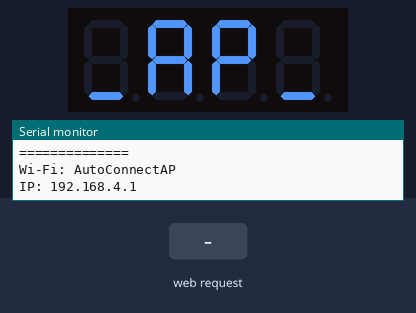
This sketch was run on a simulated ESP8266 (NodeMCU). On the bench: 4-digit seven-segment display, the last lines printed to the serial monitor. The test bench sets the inputs (shaded band). WiFi joins after 1.5 s; servers stay silent unless stated; network time is answered at once with the bench clock; the local clock reads 2024-03-15 10:24:30 at power-on unless the sketch sets it; EEPROM starts erased.

Above: at 0.1 s.
At 1.8 s:
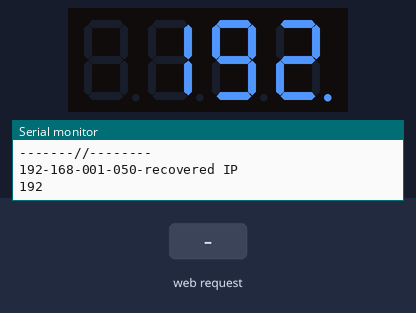
At 16.1 s:
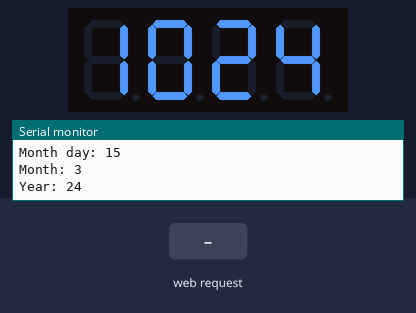
16.2 s: HTTP request GET /vara/on received
17.7 s: HTTP request GET /vara/off received
19.2 s: HTTP request GET /TZplus received
Timing chart, 0 to 22.2 s (numbered marks = the images above; inputs shaded):
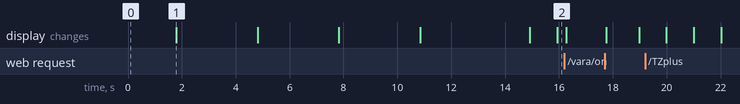

The sketch:

ntp_clock_webcontrol_TM1637_1a3.ino
```cpp
// based on NTP clock with ESP8266 on commom chatode 7 segment led display with webpage control -  https://github.com/tehniq3/NTPclock_7seg_cc
// used base schematic from http://www.valvewizard.co.uk/iv18clock.html
// NTP clock, used info from // https://lastminuteengineers.com/esp8266-ntp-server-date-time-tutorial/
// NTP info: https://randomnerdtutorials.com/esp8266-nodemcu-date-time-ntp-client-server-arduino/
// changed for common cathode multiplexed led display by Nicu FLORICA (niq_ro)
// added real temperature and humidity measurements with DHT22
// added 12-hour format - https://en.wikipedia.org/wiki/12-hour_clock
// added web control for Daylight Saving Time (or summer time) - https://github.com/tehniq3/NTP_DST_ESP8266
// added web control for TimeZome: https://nicuflorica.blogspot.com/2021/02/ceas-gps-cu-reglaj-ora-locala-4.html
// added WiFi Manager, see http://nicuflorica.blogspot.com/2019/10/configurare-usoara-conectare-la-retea.html
// display IP on led display
// changed also by Nicu FLORICA (niq_ro) to TM1637 display in 15.10.2022, Craiova
// display state AP or IP in TM1637 display for easy know the IP of local control webpage (eg: 192.168.3.1)
// v.1a2a4 - small updates for issue at date chamge after change TimeZone or DST
// v.1a3 - solved issue with special TimeZone (-9., 2.75,etc)
// v.1a3a - corrected changes from 23:59 to 0:00 (sometimes remains 20:00)and reading data every hour


#include <EEPROM.h>
#include <DS3231.h>       // For the DateTime object, originally was planning to use this RTC module: https://www.arduino.cc/reference/en/libraries/ds3231/
#include <NTPClient.h>
#include <ESP8266WiFi.h>
#include <WiFiUdp.h>
#include <DNSServer.h>
#include <ESP8266WebServer.h>
#include <WiFiManager.h>  //https://github.com/tzapu/WiFiManager
#include <TM1637Display.h>     // library from https://github.com/avishorp/TM1637

#define CLK 12 // GPIO12 = D6                       // Define the connections pins:
#define DIO 14 // GPIO14 = D5
// Definitions using https://randomnerdtutorials.com/esp8266-pinout-reference-gpios/

TM1637Display display = TM1637Display(CLK, DIO);              // Create display object of type TM1637Display:

float TIMEZONE = 0; // Define your timezone to have an accurate clock (hours with respect to GMT +2)
// "PST": -7
// "MST": -6
// "CST": -5
// "EST": -4
// "GMT": 0

int timezone0 = 16;
int timezone1 = 0;
float diferenta[38] = {-12., -11.,-10.,-9.5,-9.,-8.,-7.,-6.,-5.,-4.,-3.5,-3.,-2.,-1.,0,
                      1.,2.,3.,3.5,4.,4.5,5.,5.5,5.75,6.,6.5,7.,8.,8.75,9.,9.5,10.,10.5,
                      11.,12.,12.75,13.,14};   // added manualy by niq_ro
#define adresa  100  // adress for store the
byte zero = 0;  // variable for control the initial read/write the eeprom memory

const long utcOffsetInSeconds =  2*3600;  // +3 hour

// Define NTP Client to get time
WiFiUDP ntpUDP;
NTPClient timeClient(ntpUDP, "pool.ntp.org", utcOffsetInSeconds);


// Definitions using https://randomnerdtutorials.com/esp8266-pinout-reference-gpios/

// DST State
byte DST = 0;
byte DST0 = 0;
String oravara = ""; //

int ora, minut, secunda, rest;
int ora0, minut0;
byte ziua, luna, an;
unsigned long ceas = 0;
unsigned long ceas0 = 0;
unsigned long tpcitire = 0;

byte citire = 0;
byte citire2 = 0;
byte refres = 0;

unsigned long epochTime;
byte tensHour, unitsHour, tensMin, unitsMin, tensSec, unitsSec;

String ip = "";
byte lungip = 0;
int aipi[20];

int citire3 = 0; // variable to read data

int A,B,H;
byte pm =0;
byte h1224;  // 12/24-hour format
byte h12240 = 0;
String formatora = "";
byte stergere = 0;

// Web Host
String header; // Variable to store the HTTP request
unsigned long currentTime = millis(); // Current time
unsigned long previousTime = 0; // Previous time
const long timeoutTime = 2000; // Define timeout time in milliseconds (example: 2000ms = 2s)

// Hour State
// * DateTime objects cannot be modified after creation, so I get the current DateTime and use it to create the default 7AM alarm *
DateTime today = DateTime(timeClient.getEpochTime());

WiFiServer server(80); // Set web server port number to 80

int aipi2[4][4];
int aipi0[4][4]= {1,9,2,0,
                  1,6,8,0,
                  0,0,4,0,
                  0,0,1,0};
int j, k;

const uint8_t AP[] = {
  SEG_D ,                                           // _
  SEG_A | SEG_B | SEG_C | SEG_E | SEG_F | SEG_G,    // A
  SEG_A | SEG_B | SEG_E | SEG_F | SEG_G,            // P
  SEG_D                                             // _
  };

void setup(){
  EEPROM.begin(512);  //Initialize EEPROM  - http://www.esp8266learning.com/read-and-write-to-the-eeprom-on-the-esp8266.php
  Serial.begin(115200);   // Setup Arduino serial connection
  Serial.println(" ");
  Serial.println("-------------------");

  display.clear(); // Clear the display:

  Serial.println("-----clock------");

zero = EEPROM.read(adresa - 1); // variable for write initial values in EEPROM
if (zero != 16)
{
EEPROM.write(adresa - 1, 16);  // zero
EEPROM.write(adresa, timezone0); // time zone (0...37 -> -12...+12) // https://en.wikipedia.org/wiki/Coordinated_Universal_Time
EEPROM.write(adresa + 1, 1);  // 0 => winter time, 1 => summer time
EEPROM.write(adresa + 2, 0);  // 0 => auto 12/24-hour format, 1 => 12-hour format, 2 - 24-hour format
EEPROM.commit();    //Store data to EEPROM
}

// read EEPROM memory;
timezone0 = EEPROM.read(adresa);  // timezone +12
timezone1 = timezone0;
TIMEZONE = (float)diferenta[timezone0];  // convert in hours
DST = EEPROM.read(adresa+1);
DST0 = DST;
h1224 = EEPROM.read(adresa+2);

if (h1224 > 3) h1224 = 0;  // if hour format is invalit set to "auto"
if (h1224 == 0) formatora = " auto  ";
if (h1224 == 1) formatora = "12-hour";
if (h1224 == 2) formatora = "24-hour";

if (DST == 0) oravara = "off";
else oravara = "on";
Serial.println("==============");
Serial.print("TimeZone: ");
Serial.print(TIMEZONE);
Serial.print(" / ");
Serial.println(diferenta[timezone0]);
Serial.print("DST: ");
Serial.println(DST);
Serial.println("==============");

//WiFiManager
  //Local intialization. Once its business is done, there is no need to keep it around
  WiFiManager wifiManager;

Serial.println("Wi-Fi: AutoConnectAP");
Serial.println("IP: 192.168.4.1     ");

display.setBrightness(2);                   // Set the brightness:
//BRIGHT_TYPICAL = 2, BRIGHT_DARKEST = 0,BRIGHTEST = 7;

display.clear();

display.setSegments(AP);
delay(100);

Serial.println("------- ");

  //reset settings - for testing
  //wifiManager.resetSettings();

  //sets timeout until configuration portal gets turned off
  //useful to make it all retry or go to sleep
  //in seconds
  wifiManager.setTimeout(180);

  //fetches ssid and pass and tries to connect
  //if it does not connect it starts an access point with the specified name
  //here  "AutoConnectAP"
  //and goes into a blocking loop awaiting configuration
  if(!wifiManager.autoConnect("AutoConnectAP")) {
    Serial.println("failed to connect and hit timeout");
    delay(3000);
    //reset and try again, or maybe put it to deep sleep
    ESP.reset();
    delay(5000);
  }

  //if you get here you have connected to the WiFi
  Serial.println("connected...yeey :)");

    // Print local IP address
  Serial.println("\nWiFi connected.");
  Serial.println("IP address: ");
  Serial.println(WiFi.localIP());

ip = WiFi.localIP().toString();
lungip = ip.length();

 Serial.print(lungip);
 Serial.println("chars");

aipi[lungip+1];

j = 3;
k = 3;

for (byte i=lungip; i>0; i--)
{
  if (ip[i] == '.')
  {
    aipi[i] = 18;
    j--;
    k = 3;
    Serial.print(".");
  }
  aipi2[j][k] = ip[i] - 48;
  Serial.print(ip[i] - 48);
  Serial.print(" j = ");
  Serial.print(j);
  Serial.print(" k  = ");
  Serial.print(k);
 Serial.println(" ");
  k--;
 delay(1);
}

aipi2[0][0] = ip[0]-48;  //ASCII table
Serial.print(ip[0]);
Serial.print(" j = ");
Serial.print(0);
Serial.print(" k  = ");
Serial.print(0);
Serial.println(" ");

Serial.println("-------//--------");

//delay(2000);

for (byte j=0; j<4; j++)
{
 for (byte k=0; k<3; k++)
{
Serial.print(aipi2[j][k]);
delay(4);
}
Serial.print("-");
}
Serial.println("recovered IP");
//delay(3000);

display.setBrightness(2);                   // Set the brightness:
//BRIGHT_TYPICAL = 2, BRIGHT_DARKEST = 0,BRIGHTEST = 7;

  display.clear();

k = 0;
for (byte j=0; j<4; j++)
{
A = 100*aipi2[j][k] + 10*aipi2[j][k+1]+aipi2[j][k+2];
Serial.println(A);
display.showNumberDecEx(A, 0b00010000 , false, 4, 0);
delay(3000);

}


  timeClient.begin();
  if (DST == 1)
  timeClient.setTimeOffset((TIMEZONE+1)*3600); // Offset time from the GMT standard
  else
  timeClient.setTimeOffset(TIMEZONE*3600); // Offset time from the GMT standard
  timeClient.update(); // Update the latest time from the NTP server
  server.begin(); // Start web server!

iaOra();
delay(1000);
iaData();
display.clear();
}

void loop(){

  timeClient.update(); // Update the latest time from the NTP server
  WiFiClient client = server.available();   // Listen for incoming clients

  if (client) {                             // If a new client connects,
    Serial.println("New Client.");          // print a message out in the serial port
    String currentLine = "";                // make a String to hold incoming data from the client
    currentTime = millis();
    previousTime = currentTime;
    while (client.connected() && currentTime - previousTime <= timeoutTime) { // loop while the client is connected
      currentTime = millis();
      if (client.available()) {             // if there's bytes to read from the client,
        char c = client.read();             // read a byte, then
        Serial.write(c);                    // print it out the serial monitor
        header += c;
        if (c == '\n') {                    // if the byte is a newline character
          if (currentLine.length() == 0) { // If the current line is blank, you got two newline characters in a row. That's the end of the client HTTP request, so send a response:
            client.println("HTTP/1.1 200 OK"); // HTTP headers always start with a response code (e.g. HTTP/1.1 200 OK)
            client.println("Content-type:text/html"); // and a content-type so the client knows what's coming, then a blank line:
            client.println("Connection: close");
            client.println();

            if (header.indexOf("GET /vara/on") >= 0) { // If the user clicked the alarm's on button
              Serial.println("Daylight saving time (DST) was activated !");
              oravara = "on";
              display.clear();
              timeClient.setTimeOffset((TIMEZONE+1)*3600); // Offset time from the GMT standard
              client.println("<meta http-equiv='Refresh' content=0;url=//" + WiFi.localIP().toString()+ ":80/>");
              iaOra();
            }
            else if (header.indexOf("GET /vara/off") >= 0) { // If the user clicked the alarm's off button
              Serial.println("Daylight saving time (DST) was deactivated !");
              oravara = "off";
              display.clear();
              timeClient.setTimeOffset((TIMEZONE+0)*3600); // Offset time from the GMT standard
              client.println("<meta http-equiv='Refresh' content=0;url=//" + WiFi.localIP().toString()+ ":80/>");
              iaOra();
            }
              if (header.indexOf("GET /TZplus") >= 0) { // If the user clicked the TimeZone change button
              Serial.println("TimeZone was changed !");
              timezone0 = timezone0 + 1;
              display.clear();
              if (timezone0 > 37) timezone0 = 0;
              TIMEZONE = (float)diferenta[timezone0];  // convert in hours
              timeClient.setTimeOffset((TIMEZONE+DST)*3600); // Offset time from the GMT standard
            client.println("<meta http-equiv='Refresh' content=0;url=//" + WiFi.localIP().toString()+ ":80/>");
            }

            if (header.indexOf("GET /TZminus") >= 0) { // If the user clicked the TimeZone change button
              Serial.println("TimeZone was changed !");
              timezone0 = timezone0 - 1;
              display.clear();
              if (timezone0 < 0) timezone0 = 37;
              TIMEZONE = (float)diferenta[timezone0];  // convert in hours
              timeClient.setTimeOffset((TIMEZONE+DST)*3600); // Offset time from the GMT standard
              client.println("<meta http-equiv='Refresh' content=0;url=//" + WiFi.localIP().toString()+ ":80/>");
            }

            if (header.indexOf("GET /HourFormat") >= 0) { // If the user clicked the HourFormat change button
              Serial.println("HourFormat was changed !");
              h1224 = h1224 + 1;
              display.clear();
              if (h1224 > 2) h1224 = 0;
              if (h1224 == 0) formatora = " auto  ";
              if (h1224 == 1) formatora = "12-hour";
              if (h1224 == 2) formatora = "24-hour";
              client.println("<meta http-equiv='Refresh' content=0;url=//" + WiFi.localIP().toString()+ ":80/>");
            }

              if (header.indexOf("GET /Refreshinfo") >= 0) { // If the user clicked the "Refresh Info" button
              Serial.println("Clock was updated !");
            //  client.println("<meta http-equiv='Refresh' content=0; url=//" + WiFi.localIP().toString()+ ":80/>");
            }

            else if (header.indexOf("GET /time") >= 0) { // If the user submitted the time input form
              // Strip the data from the GET request
              int index = header.indexOf("GET /time");
              String timeData = header.substring(index + 15, index + 22);
              display.clear();

              Serial.println(timeData);
              // Update our alarm DateTime with the user selected time, using the current date.
              // Since we just compare the hours and minutes on each loop, I do not think the day or month matters.
              DateTime temp = DateTime(timeClient.getEpochTime());
         //     client.println("<meta http-equiv='Refresh' content=0;url=//" + WiFi.localIP().toString()+ ":80/>");
            }


            // Display the HTML web page
            // Head
            client.println("<!DOCTYPE html><html>");
            client.println("<head><meta name=\"viewport\" content=0\"width=device-width, initial-scale=1\">");
            client.println("<link rel=\"icon\" href=\"data:,\">");
            client.println("<link rel=\"stylesheet\" href=\"//stackpath.bootstrapcdn.com/bootstrap/4.4.1/css/bootstrap.min.css\">"); // Bootstrap
          //  client.println("<meta http-equiv='Refresh' content=0;url=//" + WiFi.localIP().toString()+ ":80/>");
            client.println("</head>");

            // Body
            client.println("<body>");
            client.println("<h1 class=\"text-center mt-3\"NTP / DSP Clock</h1>"); // Title

            // Current Time
            client.print("<h1 class=\"text-center\">");
            client.print(timeClient.getFormattedTime());
            client.println("</h1>");
            client.print("<h4 class=\"text-center\">");
            client.print("(last update for clock)");
            client.println("<a href=\"/Refreshinfo\"><button class=\"btn btn-sm btn-warning\">Refresh info (clock)</button></a></p>");
            client.println("</h4>");
            client.println("</br>");
            client.println("</br>");

            // Display current state, and ON/OFF buttons for DST
            client.println("<h2 class=\"text-center\">Daylight Saving Time - " + oravara + "</h2>");
            if (oravara=="off") {
              client.println("<p class=\"text-center\"><a href=\"/vara/on\"><button class=\"btn btn-sm btn-danger\">ON</button></a></p>");
              DST = 0;
            }
            else {
              client.println("<p class=\"text-center\"><a href=\"/vara/off\"><button class=\"btn btn-success btn-sm\">OFF</button></a></p>");
              DST = 1;
            }

            // Display TimeZone state, and button for increase TimeZone
            client.println("<h2 class=\"text-center\">TimeZone = " + String(TIMEZONE) + "</h2>");
            client.println("<p class=\"text-center\"><a href=\"/TZminus\"><button class=\"btn btn-sm btn-info\">decrease TimeZone (-)</button></a>");
            client.println("<a href=\"/TZplus\"><button class=\"btn btn-sm btn-warning\">increase TimeZone (+)</button></a></p>");

            // Display 12/24-hour format state, and button for increase 12/24-hout format
            client.println("<h2 class=\"text-center\">HourFormat = " + formatora + "</h2>");

            client.println("<p class=\"text-center\"><a href=\"/HourFormat\"><button class=\"btn btn-sm btn-info\">change 12/24-hour format</button></a></p>");

            client.println("</body></html>");
            client.println(); // The HTTP response ends with another blank line
            break; // Break out of the while loop

          } else { // if you got a newline, then clear currentLine
            currentLine = "";
          }
        } else if (c != '\r') {  // if you got anything else,
          currentLine += c;      // add it to the end of the currentLine
        }
      }
    }

    header = ""; // Clear the header variable
    client.stop(); // Close the connection
    Serial.println("Client disconnected.");
    Serial.println("");
  }

if(DST == 1)
timeClient.setTimeOffset((TIMEZONE+1)*3600); // Offset time from the GMT standard
else
timeClient.setTimeOffset(TIMEZONE*3600); // Offset time from the GMT standard

if (millis() - tpcitire > 1000)
{
iaOra();
tpcitire = millis();
}

if ((minut == 0) and (citire3 == 0))  // read day, mounth and year every hour
{
iaData();
citire3 = 1;
display.clear();
}
if ((minut > 1) and (citire3 == 1))  // reseting variable for reading the data every hours
{
  citire3 = 0;
}
 if (secunda <= 50)
 {
  if (h1224 == 0)
  {
  if (minut % 2 == 0) displayTime();
     else displayTime12();
  }
  else
  if (h1224 == 1) displayTime12();
  else  displayTime();
 }
else
 if ((secunda > 50) and (secunda <= 55))
 {
 displayDate();
 }
else
 {
  displayYear();
  stergere = 0;
 }
if ((stergere == 0) and (secunda == 0))
{
    display.clear();
    stergere = 1;
}

if (DST0 != DST)
{
timeClient.setTimeOffset((TIMEZONE+DST)*3600);
EEPROM.write(adresa + 1, DST);  // 1 => summer format, 0 => winter format
EEPROM.commit();    //Store data to EEPROM
Serial.print("Write in EEPROM: DST = ");
Serial.println(DST);
iaData();
Serial.println("==============");
Serial.print("TimeZone: ");
Serial.print(TIMEZONE);
Serial.print(" / ");
Serial.println(diferenta[timezone0]);
Serial.print("DST: ");
Serial.println(DST);
Serial.println("==============");

}
DST0 = DST;

if (h12240 != h1224)
{
EEPROM.write(adresa + 2, h1224);  // 0 => auto 12/24-hour format, 1 => 12-hour format, 2 - 24-hour format
EEPROM.commit();    //Store data to EEPROM
Serial.print("Write in EEPROM: h1224 = ");
Serial.println(h1224);
}
h12240 = h1224;

if (timezone1 != timezone0)
{
EEPROM.write(adresa, timezone0);  // new time zone
EEPROM.commit();    //Store data to EEPROM
Serial.print("Write in EEPROM: timezone = ");
Serial.println(timezone0);
iaData();
Serial.println("==============");
Serial.print("TimeZone: ");
Serial.print(TIMEZONE);
Serial.print(" / ");
Serial.println(diferenta[timezone0]);
Serial.print("DST: ");
Serial.println(DST);
Serial.println("==============");

}
timezone1 = timezone0;


}   //End of main program loop


void displayTime(){
    byte tensHour = ora / 10; //Extract the individual digits
    byte unitsHour = ora % 10;
    byte tensMin = minut / 10;
    byte unitsMin = minut % 10;
    byte tensSec = secunda / 10;
    byte unitsSec = secunda % 10;

  A = ora * 100 + minut;
  B = secunda;

  if (A >= 100)
  {
  if((B % 2) == 0)
  {
    display.showNumberDecEx(A, 0b01000000 , false, 4, 0);
  }
  else
  {
    display.showNumberDecEx(A, 0b00000000 , false, 4, 0);
  }
  }
  else
   {
  if((B % 2) == 0)
  {
    display.showNumberDecEx(A, 0b10000000 , true, 3, 1);
  }
  else
  {
    display.showNumberDecEx(A, 0b00000000 , true, 3, 1);
  }
  }
}

void displayTime12(){
   H = timeClient.getHours();
  if (H > 12)
  {
    H = H%12;
    pm = 1;
  }
  else
  {
    pm = 0;
  }
  if (H == 0) H = 12;

//  A = timeClient.getHours() * 100 + timeClient.getMinutes();
  A = H * 100 + timeClient.getMinutes();
  B = timeClient.getSeconds();

  if (pm == 0)
  {
  if((B % 2) == 0)
  {
    display.showNumberDecEx(A, 0b01000000 , false, 4, 0);
  }
  else
  {
    display.showNumberDecEx(A, 0b00000000 , false, 4, 0);
  }
  }
  else
  {
  if((B % 2) == 0)
  {
    display.showNumberDecEx(A, 0b01010000 , false, 4, 0);
  }
  else
  {
    display.showNumberDecEx(A, 0b00010000 , false, 4, 0);
  }
  }
}

void displayDate(){
    byte tensDate = ziua / 10; //Extract the individual digits
    byte unitsDate = ziua % 10;
    byte tensMon = luna / 10;
    byte unitsMon = luna % 10;
    byte tensYear = an / 10;
    byte unitsYear = an % 10;

  A = ziua * 100 + luna;
  display.showNumberDecEx(A, 0b01010000 , false, 4, 0);

}


void displayYear(){
    byte tensDate = ziua / 10; //Extract the individual digits
    byte unitsDate = ziua % 10;
    byte tensMon = luna / 10;
    byte unitsMon = luna % 10;
    byte tensYear = an / 10;
    byte unitsYear = an % 10;

  display.showNumberDecEx(an+2000, 0b00010000 , false, 4, 0);
}


void iaData()
{
  timeClient.update();
  epochTime = timeClient.getEpochTime();
  //Get a time structure
  struct tm *ptm = gmtime ((time_t *)&epochTime);

  ziua = ptm->tm_mday;
  Serial.print("Month day: ");
  Serial.println(ziua);

  luna = ptm->tm_mon+1;
  Serial.print("Month: ");
  Serial.println(luna);


  an = ptm->tm_year+1900-2000;
  Serial.print("Year: ");
  Serial.println(an);
}

void iaOra()
{
  timeClient.update();

epochTime = timeClient.getEpochTime();
//  Serial.print("Epoch Time: ");
//  Serial.println(epochTime);

  String formattedTime = timeClient.getFormattedTime();
//  Serial.print("Formatted Time: ");
//  Serial.println(formattedTime);

    ora = timeClient.getHours();
  //  Serial.print("ora = ");
  //  Serial.println(ora);
    minut = timeClient.getMinutes();
    secunda = timeClient.getSeconds();
}
```

Measured:
- what the display in image 1 shows lasts 3.0 s, from 1.8 s to 4.8 s
